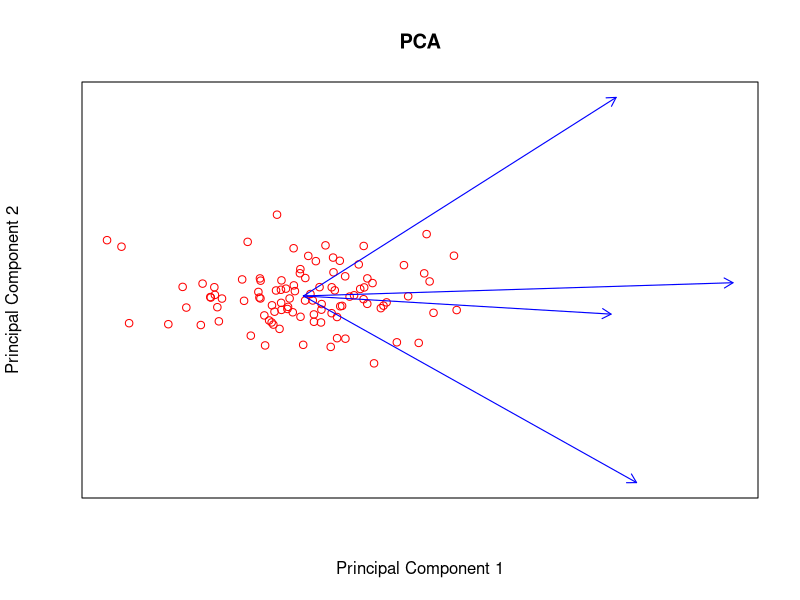

Generate this figure with R:
# File name: ex_pca_serial.r
# Run: Rscript --vanilla ex_pca_serial.r

### PCA implication
my.pca.projection <- function(X, alpha = 0.5){
  ### Standardized.
  X.mean <- colMeans(X)
  X.std <- apply(X, 2, function(x) sqrt(var(x)))
  Y <- t((t(X) - X.mean) / X.std)

  ### Apply SVD.
  # Y.svd <- svd(Y)
  # u <- Y.svd$u
  # d <- Y.svd$d
  # v <- Y.svd$v

  ### The followings are equivalent to svd(Y), here I want to show how to think
  ### in parallel and what may be a good way to parallelize a original method.

  ### Use eigen values decomposition on Y^t %*% Y to get singular values and v.
  ### Then, solve system V %*% D %*% U^t = Y^t as AX = B to get u.
  ### Note: the results may have a sign change and differ to that of svd()
  ###       since the orthogonal basis is not unique.
  Y.cov <- t(Y) %*% Y
  Y.eigen <- eigen(Y.cov)
  d <- sqrt(Y.eigen$values)
  v <- Y.eigen$vectors
  u <- t(solve(v %*% diag(d), t(Y)))

  ### Obtain the projection onto the first two principal components.
  set.N <- t(t(u[, 1:2]) * d[1:2]^alpha)
  set.p <- t(t(v[, 1:2]) * d[1:2]^(1 - alpha))

  list(set.N = set.N, set.p = set.p)
} # End of my.pca.projection().

### Main codes start from here.
set.seed(1234)
N <- 100
p <- 4
X <- matrix(rnorm(N * p), ncol = p)
Z <- my.pca.projection(X)

### Biplot
plot(NULL, NULL, type = "n", axes = FALSE, main = "PCA",
     xlab = "Principal Component 1", ylab = "Principal Component 2",
     xlim = range(c(Z$set.N[, 1], Z$set.p[, 1])),
     ylim = range(c(Z$set.N[, 2], Z$set.p[, 2])))
points(Z$set.N[, 1], Z$set.N[, 2], col = "red")
arrows(0, 0, Z$set.p[, 1], Z$set.p[, 2], length = 0.1, col = "blue", lwd = 1.1)
box()
